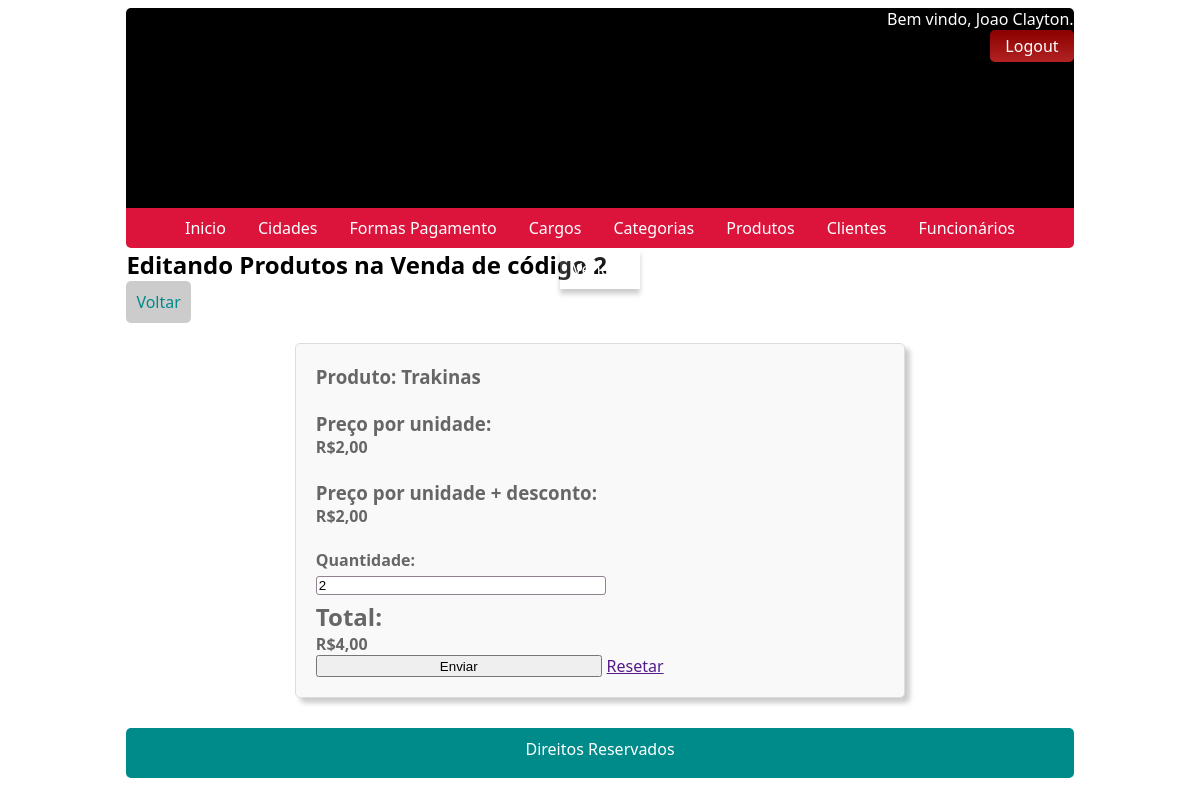
/index.php?pagina=itens_editar&id=2 (signed in), run on the app's committed database.
### tables this page shows
CREATE TABLE IF NOT EXISTS itens_venda (
	id          INT(11) NOT NULL AUTO_INCREMENT,
	vendas_id   INT(11),
	produtos_id INT(11),
	valor       FLOAT   NOT NULL,
	quantidade  INT(6),
	PRIMARY KEY (id),
	FOREIGN KEY (vendas_id)
	REFERENCES vendas (id)
		ON DELETE SET NULL
		ON UPDATE SET NULL,
	FOREIGN KEY (produtos_id)
	REFERENCES produtos (id)
		ON DELETE SET NULL
		ON UPDATE SET NULL
);

CREATE TABLE IF NOT EXISTS produtos (
	id            INT(11)     NOT NULL AUTO_INCREMENT,
	nome          VARCHAR(45) NOT NULL,
	valor         FLOAT       NOT NULL,
	quantidade    INT(11)     NOT NULL,
	categorias_id INT(11),
	foto          VARCHAR(255),
	PRIMARY KEY (id),
	FOREIGN KEY (categorias_id)
	REFERENCES categorias (id)
		ON DELETE SET NULL
		ON UPDATE SET NULL
);

### funcoes.php (called while the page is built, shortened)
<?php
	function money($a){
		return "R$".number_format($a,2,","," ");
	}
?>

### modulos/itens/editar.php (the view, shortened to what this page needs)
<?php
	$id = $_GET['id'];
	$sql = "
	SELECT
		p.nome AS n,
		p.valor AS v,
		i.quantidade AS q,
		i.valor AS d,
		p.quantidade AS m
	FROM
		produtos p,
		itens_venda i
	WHERE
		p.id = i.produtos_id
	AND
		i.id = $id";
	$res = $con->query($sql) or die($con->error);
	$linha = $res->fetch_array();
	include "voltar.php"
?>
<form action="" method="post" class="formulario">
	<div class="item-form">
		<h3>Produto: <?= $linha['n'] ?></h3>
		<br><br>
		<h3>Preço por unidade: </h3>
		<label><?= money($linha['v']) ?></label>
		<br>
		<h3>Preço por unidade + desconto: </h3>
		<label id="desc"><?= money($linha['d']) ?></label>
		<br>
		<label for="qtd">Quantidade:</label>
		<input type="number" min="1" step="1" max="<?= $linha['m'] + $linha['q'] ?>" name="qtd" id="qtd"
		       value="<?= $linha['q'] ?>"
		       onchange="updateTotal(this.value)" onkeyup="updateTotal(this.value)" required>
		<br>
		<h2>Total: </h2>
		<label id="total"><?= money($linha['v'] * $linha['q']) ?></label>
	</div>
	<?php include "formulario.php" ?>
</form>

### css/estilo.css (style rules this page uses)
.item-form > label { display: block !important; }
.item-form > label, .item-form h3, .item-form h2 { display: inline; color: #666; font-weight: bold; }
.item-form > input { border-radius: 3px; border: 1px solid #8e838f; width: 50%; margin: 5px 0px; }
.formulario { background-color: #F9F9F9; padding: 20px; border:1px solid #DDD; border-radius:5px; box-shadow: 5px 5px 5px #CCC; margin: 0 auto; margin-bottom: 30px; width: 60%; margin-top: 20px; }

### data on the page
itens_venda: produtos.nome "Trakinas", produtos.valor "R$2,00", valor "R$2,00", qtd "2", money($linha['v'] * $linha['q']) "R$4,00"

### other printed values
$_SESSION['usuar'] "Joao Clayton"
substr($sufx, 0, strlen($sufx) - 1) "Edita"
$_GET['id'] "2"
